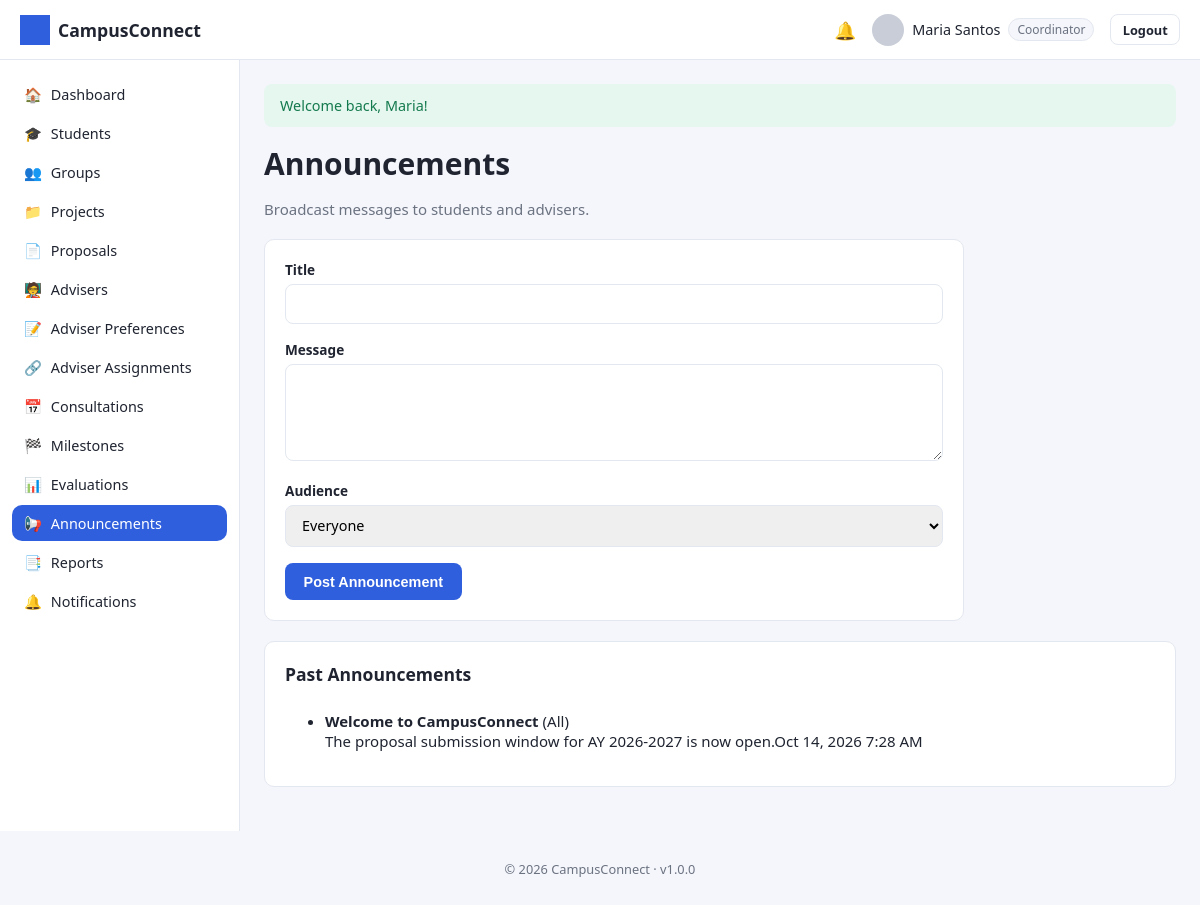
The app's page /coordinator/announcements.php (signed in) with its own data.
### tables this page shows
CREATE TABLE users (
    user_id INT AUTO_INCREMENT PRIMARY KEY,
    role_id INT NOT NULL,
    id_number VARCHAR(50) UNIQUE,
    first_name VARCHAR(100) NOT NULL,
    last_name VARCHAR(100) NOT NULL,
    email VARCHAR(150) NOT NULL UNIQUE,
    password_hash VARCHAR(255) NOT NULL,
    program VARCHAR(150) DEFAULT NULL,
    department VARCHAR(150) DEFAULT NULL,
    profile_photo VARCHAR(255) DEFAULT 'default-profile.png',
    contact_number VARCHAR(30) DEFAULT NULL,
    status ENUM('active','inactive','suspended') DEFAULT 'active',
    remember_token VARCHAR(255) DEFAULT NULL,
    reset_token VARCHAR(255) DEFAULT NULL,
    reset_token_expires DATETIME DEFAULT NULL,
    created_at TIMESTAMP DEFAULT CURRENT_TIMESTAMP,
    updated_at TIMESTAMP DEFAULT CURRENT_TIMESTAMP ON UPDATE CURRENT_TIMESTAMP,
    FOREIGN KEY (role_id) REFERENCES roles(role_id)
);

CREATE TABLE announcements (
    announcement_id INT AUTO_INCREMENT PRIMARY KEY,
    posted_by INT NOT NULL,
    title VARCHAR(255) NOT NULL,
    body TEXT NOT NULL,
    audience ENUM('all','students','advisers','coordinators') DEFAULT 'all',
    created_at TIMESTAMP DEFAULT CURRENT_TIMESTAMP,
    FOREIGN KEY (posted_by) REFERENCES users(user_id)
);

### includes/functions.php (called while the page is built, shortened)
<?php
function e(?string $value): string
{
    return htmlspecialchars($value ?? '', ENT_QUOTES, 'UTF-8');
}
function isLoggedIn(): bool
{
    return !empty($_SESSION['user_id']);
}
function currentRoleId(): ?int
{
    return $_SESSION['role_id'] ?? null;
}
function currentRoleName(): ?string
{
    $roleId = currentRoleId();
    return $roleId ? (ROLE_NAMES[$roleId] ?? null) : null;
}
function currentUser(): ?array
{
    static $user = null;
    if ($user !== null) {
        return $user;
    }
    $stmt = getDB()->prepare('SELECT * FROM users WHERE user_id = ? LIMIT 1');
    $stmt->execute([$_SESSION['user_id']]);
    $user = $stmt->fetch() ?: null;
    return $user;
}
function formatDate(?string $datetime, string $format = 'M d, Y g:i A'): string
{
    return date($format, strtotime($datetime));
}

### config/database.php (called while the page is built, shortened)
<?php
function getDB(): PDO
{
    static $pdo = null;
    if ($pdo === null) {
        $dsn = 'mysql:host=' . DB_HOST . ';dbname=' . DB_NAME . ';charset=' . DB_CHARSET;
        $options = [
            PDO::ATTR_ERRMODE            => PDO::ERRMODE_EXCEPTION,
            PDO::ATTR_DEFAULT_FETCH_MODE => PDO::FETCH_ASSOC,
            PDO::ATTR_EMULATE_PREPARES   => false,
        ];
        try {
            $pdo = new PDO($dsn, DB_USER, DB_PASS, $options);
        } catch (PDOException $e) {
            error_log('Database connection failed: ' . $e->getMessage());
            die('Database connection failed. Please try again later or contact the administrator.');
        }
    }
    return $pdo;
}

### coordinator/announcements.php (the view, shortened to what this page needs)
<?php
require_once __DIR__ . '/../config/database.php';
require_once __DIR__ . '/../includes/functions.php';
$db = getDB();
$user = currentUser();
$announcements = $db->query('SELECT * FROM announcements ORDER BY created_at DESC LIMIT 30')->fetchAll();
include __DIR__ . '/../includes/header.php';
?>
<div class="page-header"><div><h1>Announcements</h1><p>Broadcast messages to students and advisers.</p></div></div>
<div class="card" style="max-width:700px">
    <form method="POST" novalidate>
        <div class="form-group"><label>Title</label><input type="text" name="title" required></div>
        <div class="form-group"><label>Message</label><textarea name="body" rows="4" required></textarea></div>
        <div class="form-group">
            <label>Audience</label>
            <select name="audience">
                <option value="all">Everyone</option>
            </select>
        </div>
        <button type="submit" class="btn btn-primary">Post Announcement</button>
    </form>
</div>
<div class="card">
    <div class="card-header"><h3>Past Announcements</h3></div>
    <?php if ($announcements): ?>
    <ul class="timeline">
        <?php foreach ($announcements as $a): ?>
        <li><span><strong><?= e($a['title']) ?></strong> (<?= e(ucfirst($a['audience'])) ?>)<br><?= nl2br(e($a['body'])) ?></span><span class="time"><?= e(formatDate($a['created_at'])) ?></span></li>
        <?php endforeach; ?>
    </ul>
    <?php else: ?>
    <p class="stat-label">No announcements posted yet.</p>
    <?php endif; ?>
</div>
<?php include __DIR__ . '/../includes/footer.php'; ?>

### includes/navbar.php (shortened to what this page needs)
<?php
$navUser = currentUser();
$unread  = $navUser ? unreadNotificationCount((int) $navUser['user_id']) : 0;
$roleName = currentRoleName();
?>
<header class="navbar">
    <div class="navbar-brand">
        <img src="<?= BASE_URL ?>/assets/images/logo.png" alt="<?= e(APP_NAME) ?>" class="navbar-logo">
        <span><?= e(APP_NAME) ?></span>
    </div>
    <div class="navbar-right">
        <a class="navbar-icon" href="<?= BASE_URL ?>/<?= e($roleName) ?>/notifications<?= $roleName === 'student' ? '/index.php' : '.php' ?>" title="Notifications">
            🔔<?php if ($unread > 0): ?><span class="badge-dot"><?= $unread ?></span><?php endif; ?>
        </a>
        <div class="navbar-user">
            <img src="<?= BASE_URL ?>/assets/images/<?= e($navUser['profile_photo'] ?? 'default-profile.png') ?>" class="navbar-avatar" alt="Profile">
            <span><?= e(($navUser['first_name'] ?? '') . ' ' . ($navUser['last_name'] ?? '')) ?></span>
            <span class="role-tag"><?= e(ucfirst($roleName ?? '')) ?></span>
        </div>
        <a class="btn btn-sm btn-outline" href="<?= BASE_URL ?>/logout.php">Logout</a>
    </div>
</header>

### assets/css/style.css (style rules this page uses)
:root { --primary: #2f5fdd; --primary-dark: #23439e; --success: #1fa971; --danger: #e0413a; --warning: #e0a13a; --info: #3aa9e0; --secondary: #6b7280; --bg: #f4f6fb; --card-bg: #ffffff; --border: #e3e7ef; --text: #1f2430; --text-muted: #6b7280; --sidebar-width: 240px; --navbar-height: 60px; --radius: 10px; }
* { box-sizing: border-box; }
body { margin: 0; font-family: 'Segoe UI', Roboto, Helvetica, Arial, sans-serif; background: var(--bg); color: var(--text); font-size: 15px; }
a { color: var(--primary); text-decoration: none; }
h1, h2, h3, h4 { margin: 0 0 .5em; font-weight: 600; }
.app-shell { padding-top: var(--navbar-height); }
.navbar { position: fixed; top: 0; left: 0; right: 0; height: var(--navbar-height); background: var(--card-bg); border-bottom: 1px solid var(--border); display: flex; align-items: center; justify-content: space-between; padding: 0 1.25rem; z-index: 100; }
.navbar-brand { display: flex; align-items: center; gap: .5rem; font-weight: 700; font-size: 1.1rem; }
.navbar-logo { height: 30px; width: 30px; object-fit: contain; }
.navbar-right { display: flex; align-items: center; gap: 1rem; }
.navbar-icon { position: relative; font-size: 1.1rem; }
.navbar-user { display: flex; align-items: center; gap: .5rem; font-size: .9rem; }
.navbar-avatar { width: 32px; height: 32px; border-radius: 50%; object-fit: cover; }
.role-tag { background: var(--bg); border: 1px solid var(--border); border-radius: 20px; padding: 2px 8px; font-size: .75rem; color: var(--text-muted); }
.form-group { margin-bottom: 1rem; text-align: left; }
.form-group label { display: block; font-size: .85rem; margin-bottom: .3rem; font-weight: 600; }
.form-group input, .form-group select, .form-group textarea { width: 100%; padding: .6rem .75rem; border: 1px solid var(--border); border-radius: 8px; font-size: .9rem; font-family: inherit; }
.btn { display: inline-block; padding: .6rem 1.1rem; border-radius: 8px; border: 1px solid transparent; font-size: .9rem; font-weight: 600; cursor: pointer; text-align: center; }
.btn-sm { padding: .35rem .7rem; font-size: .8rem; }
.btn-primary { background: var(--primary); color: #fff; }
.btn-outline { background: transparent; border-color: var(--border); color: var(--text); }
.card { background: var(--card-bg); border: 1px solid var(--border); border-radius: var(--radius); padding: 1.25rem; margin-bottom: 1.25rem; }
.card-header { display: flex; align-items: center; justify-content: space-between; margin-bottom: 1rem; }
.page-header { display: flex; align-items: center; justify-content: space-between; margin-bottom: 1.25rem; flex-wrap: wrap; gap: .75rem; }
.page-header p { color: var(--text-muted); margin: .2rem 0 0; }

### records on screen
users: profile_photo (placeholder picture), first_name+last_name "Maria Santos"
announcements: title "Welcome to CampusConnect", audience "All", body "The proposal submission window for AY 2026-2027 is now open.", created_at "Oct 14, 2026 7:28 AM"

### other values on screen
APP_NAME "CampusConnect"
$roleName "Coordinator"
$icon "🏠"
$label "Dashboard"
$icon "🎓"
$label "Students"
$icon "👥"
$label "Groups"
$icon "📁"
$label "Projects"
$icon "📄"
$label "Proposals"
$icon "🧑‍🏫"
$label "Advisers"
$icon "📝"
